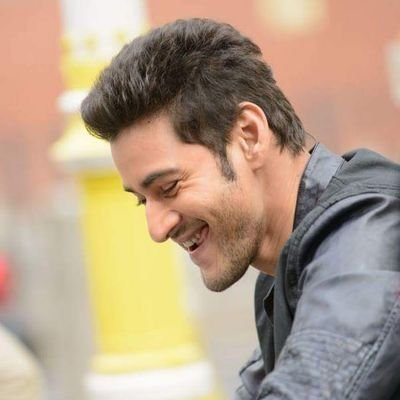
#> input picture original.jpg, 400 x 400 px
$ python -i img2main.py   (imports and definitions only)
#> lines starting #> are read from the running program, lines starting #| are printed output that depends on the picture; after the words box and inside, x2 and y2 are one past the last pixel; in counts of white or black regions, pixels touching at a corner belong together
#> in cartoon, Image_data is the input picture: PIL image 400x400 RGB; mean R, G, B 181.3, 158.9, 136.3
import streamlit as st
from PIL import Image
from io import BytesIO, BufferedReader
import cv2
import numpy as np
#some script working regarding the web application
# [3 lines not run here, left out]
# creating the function to take the input of the image
def take_file():
    return st.file_uploader("", type=["png", "jpg", "jpeg"])
# defining the funcion for the edge masking method
def edge_mask(img, line_size, blur_value):
    """
    input: Input Image
    output: Edges of Images
    """
#> called with line_size = 7, blur_value = 7
    gray = cv2.cvtColor(img, cv2.COLOR_RGB2GRAY)
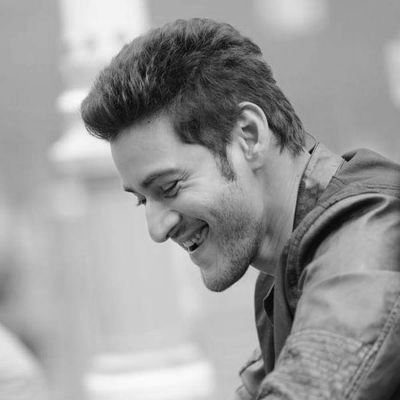
#> gray: shape (400, 400); min 1, max 253, mean 154.7
    gray_blur = cv2.medianBlur(gray, blur_value)
    edges = cv2.adaptiveThreshold(gray_blur, 255, cv2.ADAPTIVE_THRESH_MEAN_C, cv2.THRESH_BINARY, line_size, blur_value)
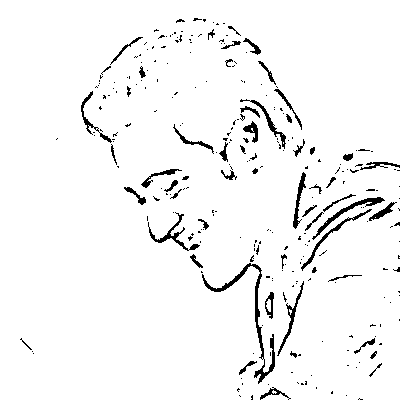
#> edges: shape (400, 400); 96% white; 273 black regions (218 under 20 px), largest, box (x1, y1, x2, y2) and area: (202, 263, 275, 384) 799, (312, 197, 385, 240) 359, (148, 212, 200, 251) 318
    return edges
#defining the funcion for the color quntization technique
def color_quantization(img, k):
    # Transform the image
#> called with k = 9
    data = np.float32(img).reshape((-1, 3))
    # Determining the criteria
    criteria = (cv2.TERM_CRITERIA_EPS + cv2.TERM_CRITERIA_MAX_ITER, 20, 0.001)
    # Implementing K-means
    ret, label, center = cv2.kmeans(data, k, None, criteria, 10, cv2.KMEANS_RANDOM_CENTERS)
#> ret = 82442089.6; center = [[93.17, 118, 162.6], [176.3, 195.8, 209.9], [67.49, 75.6, 88.72], [33.01, 38.91, 46.51], [216.9, 236.2, 242.3], [139.8, 165.2, 219.4], [131.2, 228.6, 242.8], [125.2, 121, 121.1], [168.9, 160.9, 158.9]]
    center = np.uint8(center)
#> center = [[93, 117, 162], [176, 195, 209], [67, 75, 88], [33, 38, 46], [216, 236, 242], [139, 165, 219], [131, 228, 242], [125, 121, 121], [168, 160, 158]]
    result = center[label.flatten()]
    result = result.reshape(img.shape)
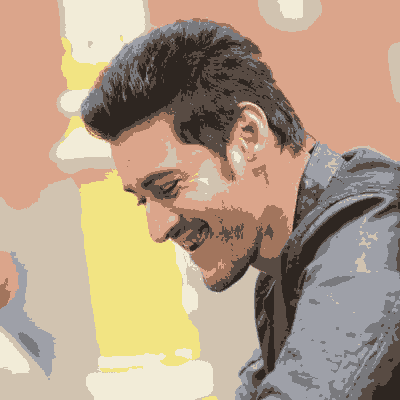
#> result: shape (400, 400, 3); mean B, G, R 135.8, 158.4, 180.6
    return result
#defining the cartoon function for cartoonizing the user's given image file
def cartoon(img):
    IMG = img
    Image_data = Image.open(IMG)
    st.info("Uploaded Image")
    st.image(Image_data)
    image = Image.open(img)
    img_array = np.array(image)
    img = img_array
    img = cv2.cvtColor(img, cv2.COLOR_BGR2RGB)
    # Edge masking
    line_size, blur_value = 7, 7
    edges = edge_mask(img, line_size, blur_value)
    # Applying color quantization
    img_quantized = color_quantization(img, k=9)
    # Applying bilateral filter
    blurred = cv2.bilateralFilter(img_quantized, d=3, sigmaColor=220, sigmaSpace=220)
    # Creating cartoon effect
    cartoon = cv2.bitwise_and(blurred, blurred, mask=edges)
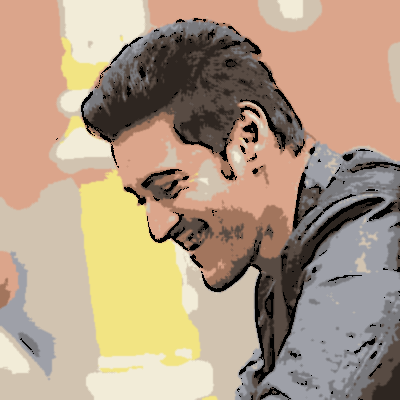
#> cartoon: shape (400, 400, 3); mean B, G, R 132.8, 155.1, 176.7
    st.info("Cartoon Preview")
#> (this line was passed over: streamlit is not available in this run)
    return cartoon
# Giving the input of the image
# [1 line that did not run here, left out]
# [18 lines not run here, left out]

>>> result = cartoon('original.jpg')
